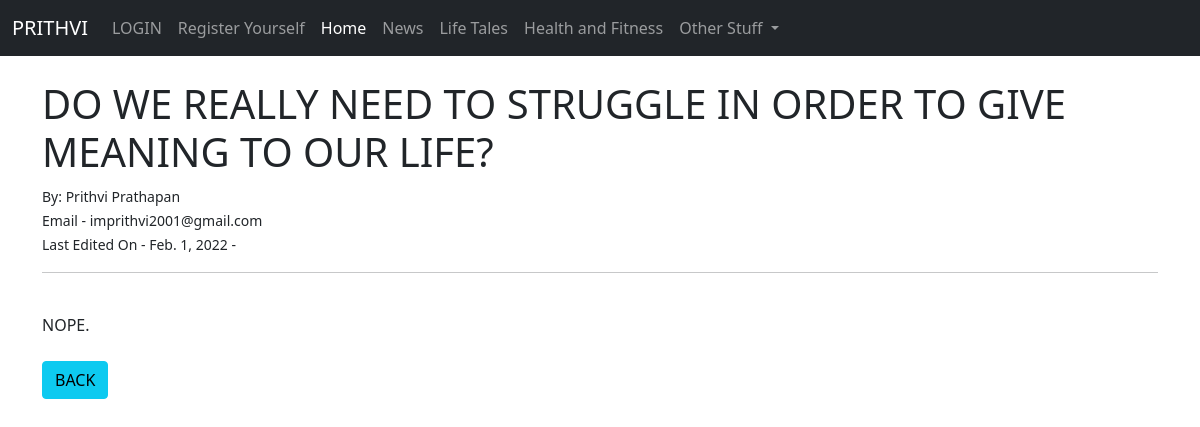
The page /article/7 on the database as committed earlier.
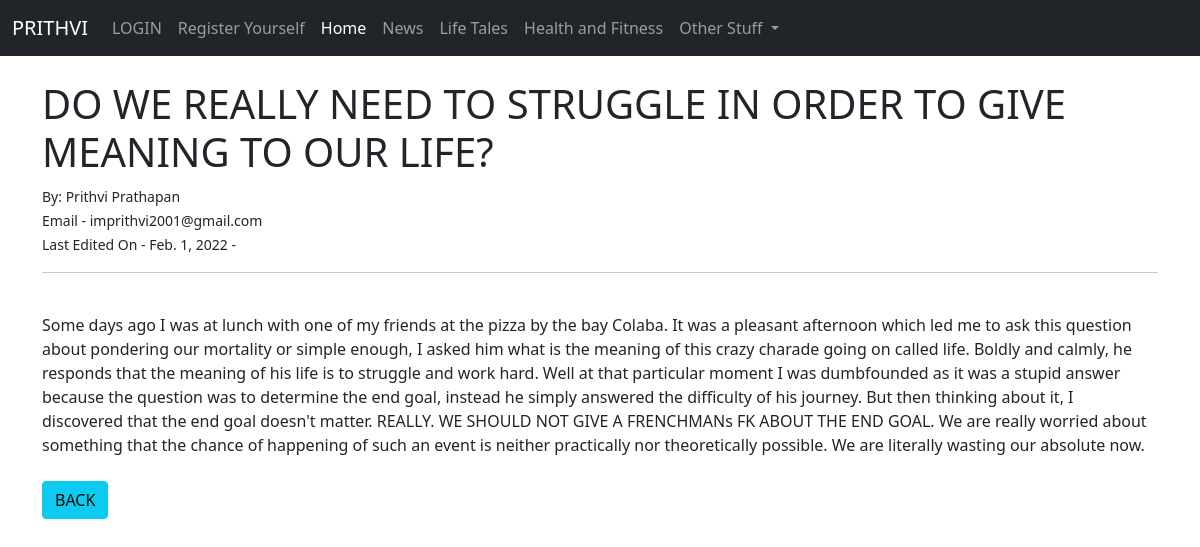
The same page on the database as committed later.
### theblog/models.py (models this page shows, shortened)
class Post(models.Model):
    title = models.CharField(max_length = 255)
    title_tag = models.CharField(max_length = 255)
    author = models.ForeignKey(User, on_delete = models.CASCADE)
    body = models.TextField()
    post_date = models.DateField(auto_now_add = True)

### theblog/views.py (the view)
# urls.py: path('article/<int:pk>', ArticleDetailView.as_view(), name = "article-detail"),
class ArticleDetailView(DetailView):
	model = Post
	template_name = "article_detail.html"

### theblog/templates/article_detail.html (shortened to what this page needs)
{% extends 'base.html' %}
{% block content %}
<h1>{{ post.title }}</h1>
<small>
  By:
  {{ post.author.first_name }} {{ post.author.last_name }}<br/>
  Email - {{ post.author.email }}<br/>
  Last Edited On - {{ post.post_date }} -
 </small><br/>
<hr>
<br/>
{{ post.body | safe }}
<br/><br/>
<a href="{% url 'home' %}" class="btn btn-info">BACK</a>
{% endblock %}

Rows that differ between the two databases and show on the page:
changed Post "DO WE REALLY NEED TO STRUGGLE IN ORDER TO GIVE MEANING TO OUR LIFE?": body "NOPE." → "Some days ago I was at lunch with one of my friends at the pizza by the bay Colaba. It was a pleasant afternoon which led me to ask this question about pondering our mortality or simple enough, I asked him what is the meaning of this crazy charade going on called life. Boldly and calmly, he responds that the meaning of his life is to struggle and work hard. Well at that particular moment I was dumbfounded as it was a stupid answer because the question was to determine the end goal, instead he simply answered the difficulty of his journey. But then thinking about it, I discovered that the end goal doesn't matter. REALLY. WE SHOULD NOT GIVE A FRENCHMANs FK ABOUT THE END GOAL. We are really…"
